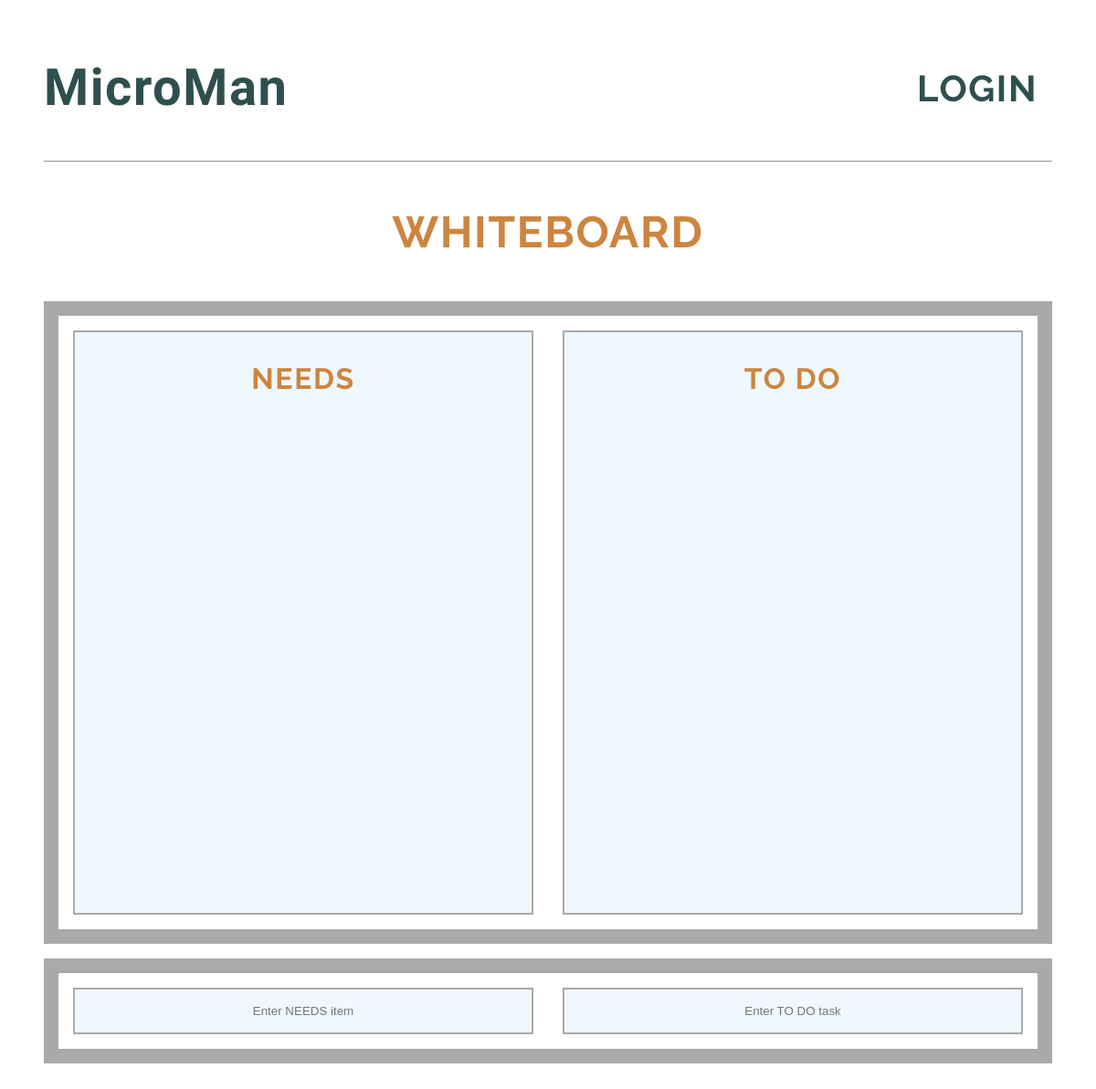
The app's page /whiteboard/, older data.
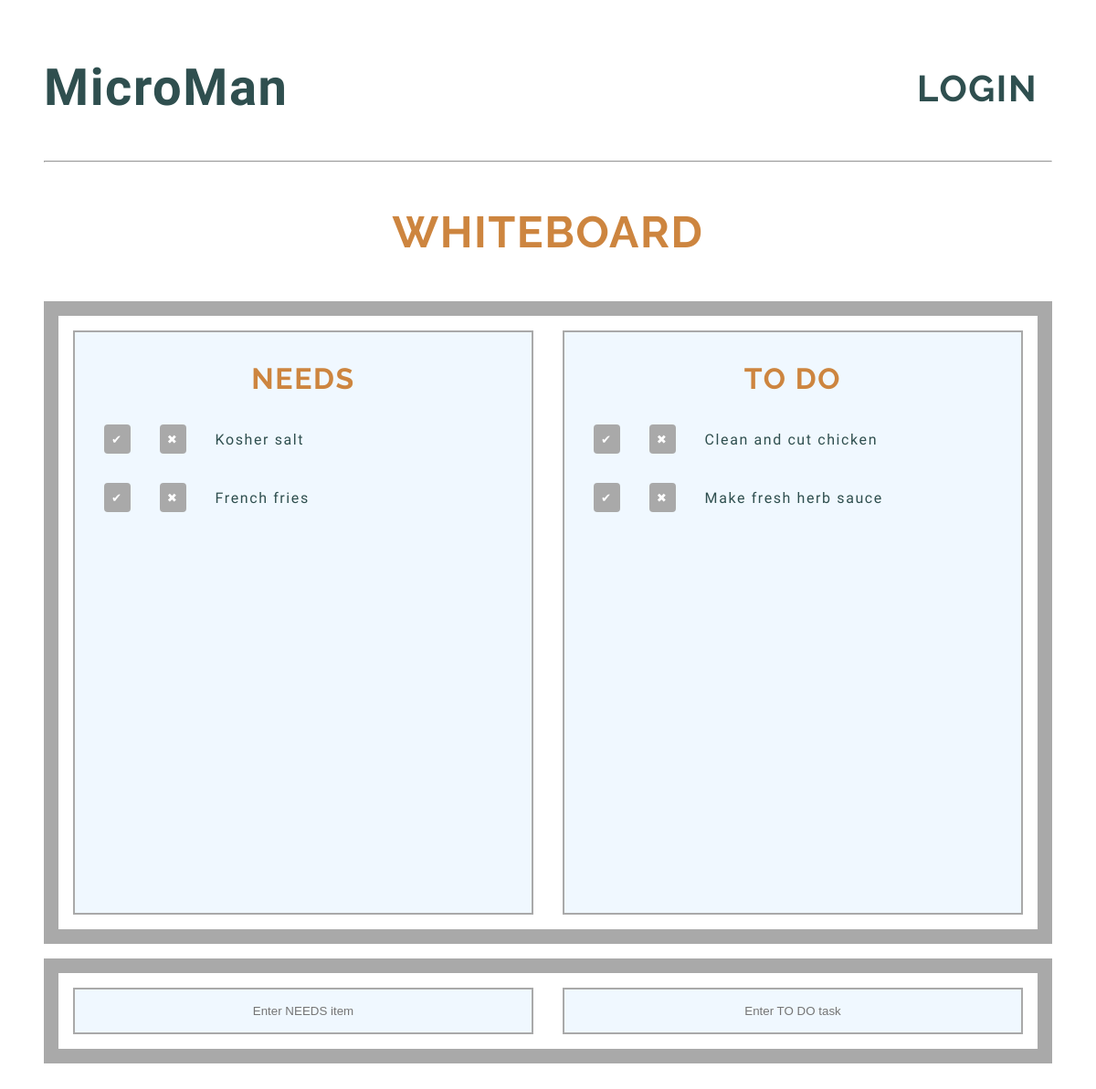
The same page, newer data.
### base/models.py (models this page shows, shortened)
class Inventory(models.Model):
  user = models.ForeignKey(CustomUser, related_name='inventory', on_delete=models.SET_NULL, null=True)
  storage_locations = (
    ('Dry', 'Dry'),
    ('Frozen', 'Frozen'),
    ('Walkin', 'Walkin'),
    ('Lowboy', 'Lowboy'),
  )
  located = models.CharField(max_length=6, choices=storage_locations)
  flag_choices = (
    ('Low', 'Low'),
    ('Out', 'Out'),
    ('Dead', 'Dead'),
    ('Expiring', 'Expiring'),
  )
  flag = models.CharField(max_length=8, choices=flag_choices, blank=True)
  to_whiteboard = models.BooleanField(null=True)
  name = models.CharField(max_length=200)
  par = models.CharField(max_length=200)
  on_hand = models.CharField(max_length=200, blank=True)
  need = models.CharField(max_length=200, blank=True)
  exp_date = models.CharField(max_length=200, blank=True)
  updated = models.DateTimeField(auto_now=True)
  created = models.DateTimeField(auto_now_add=True)

class Prep(models.Model):
  user = models.ForeignKey(CustomUser, related_name='prep', on_delete=models.SET_NULL, null=True)
  menu_headings = (
    ('Appetizers', 'Appetizers'),
    ('Entrees', 'Entrees'),
    ('Sides', 'Sides'),
    ('Desserts', 'Desserts'),
  )
  heading = models.CharField(max_length=10, choices=menu_headings, blank=True)
  flag_choices = (
    ('Low', 'Low'),
    ('Out', 'Out'),
    ('Dead', 'Dead'),
    ('Expiring', 'Expiring'),
  )
  flag = models.CharField(max_length=8, choices=flag_choices, blank=True)
  to_whiteboard = models.BooleanField(null=True)
  name = models.CharField(max_length=200)
  par = models.CharField(max_length=200)
  on_hand = models.CharField(max_length=200, blank=True)
  need = models.CharField(max_length=200, blank=True)
  exp_date = models.CharField(max_length=200, blank=True)
  updated = models.DateTimeField(auto_now=True)
  created = models.DateTimeField(auto_now_add=True)
  in_use = models.BooleanField()
  details = models.TextField(blank=True)
  task_for = models.ManyToManyField('Recipe', through='RecipeTasks', blank=True)

### base/views.py (the view)
# urls.py: path('whiteboard/', views.whiteboard, name='whiteboard'),
def whiteboard(request):
    items = Inventory.objects.all()
    todos = Prep.objects.all()
    context = {'items': items, 'todos': todos}
    return render(request, 'whiteboard.html', context)

### templates/whiteboard.html (shortened to what this page needs)
{% extends 'main.html' %}
{% load static %}
{% block content %}
<h2 class='h2-header'>WHITEBOARD</h2>
<div id='whiteboard'>
  <div id='needs'>
    <h2>NEEDS</h2>
    {% for item in items %}
      {% if item.to_whiteboard == True %}
      <p class='babe-writing'>
        <button class='chk-btn'>&#10004;</button>
        <button class='x-btn'>&#10006;</button>
        <a>{{ item.name }}</a>
      </p>
      {% endif %}
    {% endfor %}
  </div>
  <br>
  <div id='todo'>
    <h2>TO DO</h2>
    {% for todo in todos %}
      {% if todo.to_whiteboard == True %}
      <p class='babe-writing'>
        <button class='chk-btn'>&#10004;</button>
        <button class='x-btn'>&#10006;</button>
        <a>{{ todo.name }}</a>
      </p>
      {% endif %}
    {% endfor %}
  </div>
  <br><br>
</div>
<div id='whiteboard-input-div'>
  <input placeholder='Enter NEEDS item' id='whiteboard-input-needs'></input>
  <input placeholder='Enter TO DO task' id='whiteboard-input-todo'></input>
</div>
{% endblock content %}

Row changes from the older to the newer data that the page shows:
added Inventory: name "Kosher salt"
added Inventory: name "French fries"
now on this page (row edited): Prep: name "Clean and cut chicken"
now on this page (row edited): Prep: name "Make fresh herb sauce"
